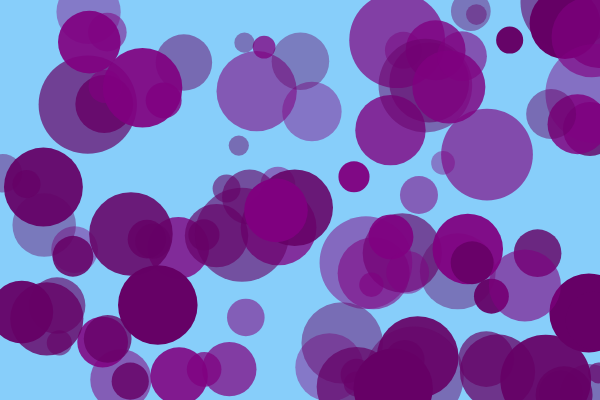
Frame 1 (no input)
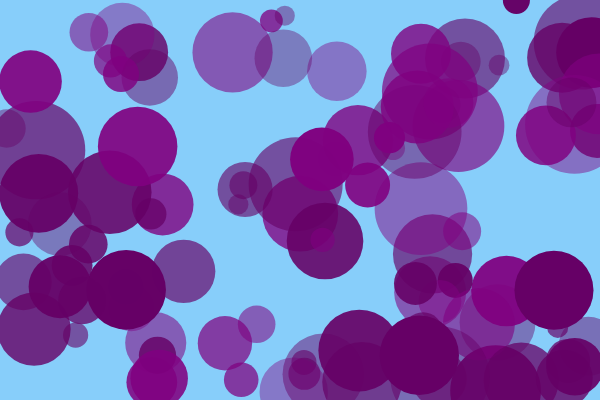
Frame 60 (no input)
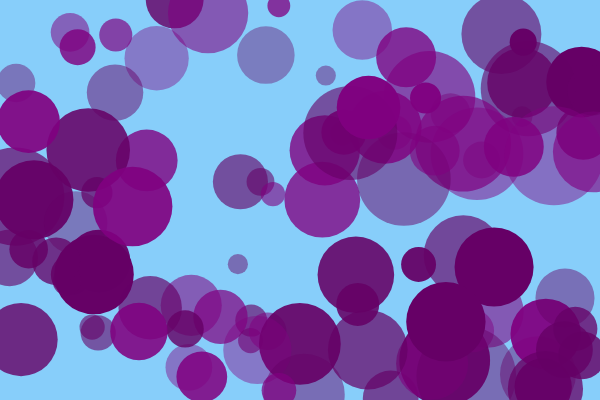
Frame 120 (the mouse pressed at the canvas centre since frame 60)

The p5.js sketch that drew these frames (run headless with seeded random() and noise() and a simulated clock; from frame 60 on, the mouse is pressed at the canvas centre):

// p5.js sketch
// ── sketch.js
let numCircles = 100;          // número de círculos
let maxSize = 100;            // tamaño máximo de los círculos
let minSize = 20;             // tamaño mínimo de los círculos
let alphaValue = 255;         // valor de transparencia máximo
let circles = [];             // almacenar las posiciones y propiedades de los círculos

function setup() {
  createCanvas(600, 400);
  noStroke();
  
  // inicio círculos con posiciones, tamaños, colores y velocidades aleatorios
  for (let i = 0; i < numCircles; i++) {
    circles.push({
      x: random(width),
      y: random(height),
      size: random(minSize, maxSize),
      alpha: random(100, alphaValue),
      xSpeed: random(-1, 1),
      ySpeed: random(-1, 1),
      color: random() > 0.5 ? [128, 0, 128] : [102, 0, 102]  
      // morado claro y oscuro
    });
  }
}

function draw() {
  background(135, 206, 250); // fondo celeste claro
  
  for (let i = 0; i < numCircles; i++) {
    let circle = circles[i];

    // actualiza la posición del círculo
    circle.x += circle.xSpeed;
    circle.y += circle.ySpeed;
    
    // rebote en los bordes del lienzo
    if (circle.x > width || circle.x < 0) {
      circle.xSpeed *= -1;
    }
    if (circle.y > height || circle.y < 0) {
      circle.ySpeed *= -1;
    }

    // coloca el color morado con transparencia
    fill(circle.color[0], circle.color[1], circle.color[2], circle.alpha);

    // dibuja el círculo
    ellipse(circle.x, circle.y, circle.size);
  }
}
